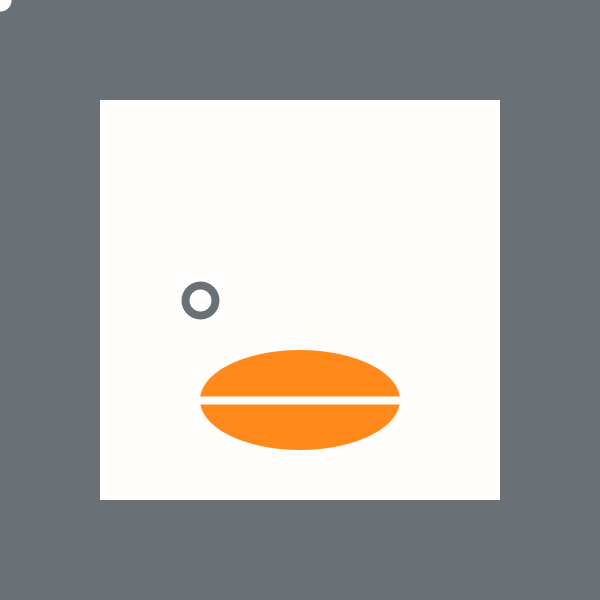
Frame 1 (no input)
Frame 60 (the mouse pressed at the canvas centre just before this capture): identical to frame 1, image omitted
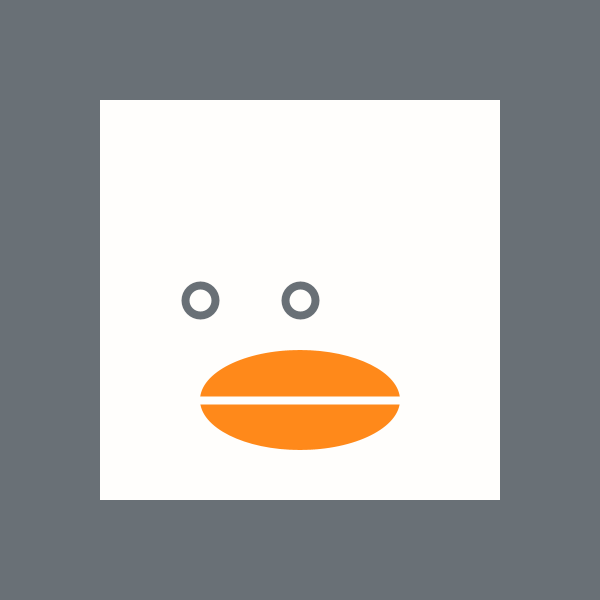
Frame 120 (the mouse held since frame 60 and released just before this capture)

The Processing sketch that drew these frames (run headless with seeded random() and noise(); from frame 60 on, the mouse is pressed at the canvas centre):

// Processing sketch: week01_2
// ── week01_2.pde
//第一個程式_改寫
void setup(){ //void Start(){...}設定的函式，只做一次
  size(600,600);//(1)大小
  //background(#697076);如果放這會出現神奇殘影!!!!
}
void draw(){ //void Update(){...}
  background(#697076);//(2)背景顏色: 背景色、畫的顏色
  fill(#FFFEFC);
  noStroke();//不要邊框
  rect(100,100,400,400); //(3)方塊 rect
  
  //眼睛
  stroke(#697076); //邊框顏色
  strokeWeight(8); //邊框厚度
  ellipse(200,300,30,30); //(4)圓
  ellipse(mouseX,mouseY,30,30);//眼睛跟著游標動
  //ellipse(400,300,30,30);
  
  //嘴巴
  noStroke();//不要邊框
  fill(#FF891A);//填滿顏色
  ellipse(300,400,200,100);//橢圓
  
  //嘴巴中間那條線
  stroke(#FFFEFC);
  line(200,400,400,400);//線
}//畫圖函式，每秒60次，1hr=60m，1m=60s，1s=60frame(畫面)
